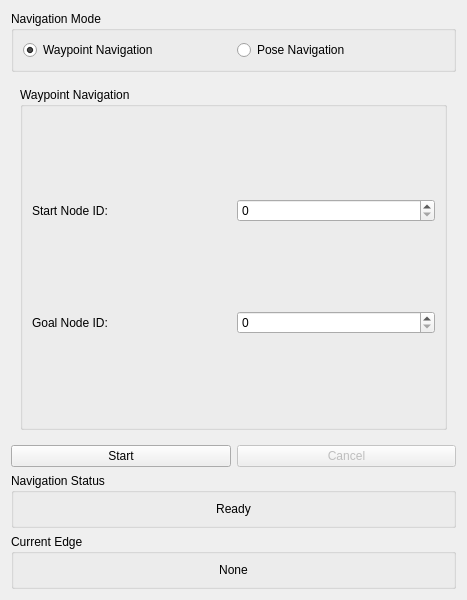
<?xml version="1.0" encoding="UTF-8"?>
<!--
 Copyright (c) 2024 John Chrosniak
 Licensed under the Apache License, Version 2.0 (the "License"); you may not
 use this file except in compliance with the License. You may obtain a copy of
 the License at
 http://www.apache.org/licenses/LICENSE-2.0
 Unless required by applicable law or agreed to in writing, software
 distributed under the License is distributed on an "AS IS" BASIS, WITHOUT
 WARRANTIES OR CONDITIONS OF ANY KIND, either express or implied. See the
 License for the specific language governing permissions and limitations under
 the License.
-->

<ui version="4.0">
 <class>roadnet_nav_tool</class>
 <widget class="QWidget" name="roadnet_nav_tool">
  <property name="geometry">
   <rect>
    <x>0</x>
    <y>0</y>
    <width>400</width>
    <height>600</height>
   </rect>
  </property>
  <property name="windowTitle">
   <string>Roadnet Navigation</string>
  </property>
  <layout class="QVBoxLayout" name="verticalLayout_main">
   <item>
    <widget class="QGroupBox" name="navigation_mode_group">
     <property name="title">
      <string>Navigation Mode</string>
     </property>
     <layout class="QHBoxLayout" name="horizontalLayout_mode">
      <item>
       <widget class="QRadioButton" name="waypoint_mode_radio">
        <property name="text">
         <string>Waypoint Navigation</string>
        </property>
        <property name="checked">
         <bool>true</bool>
        </property>
       </widget>
      </item>
      <item>
       <widget class="QRadioButton" name="pose_mode_radio">
        <property name="text">
         <string>Pose Navigation</string>
        </property>
       </widget>
      </item>
     </layout>
    </widget>
   </item>
   <item>
    <widget class="QStackedWidget" name="navigation_stacked_widget">
     <property name="currentIndex">
      <number>0</number>
     </property>
     <widget class="QWidget" name="waypoint_page">
      <layout class="QVBoxLayout" name="verticalLayout_waypoint">
       <item>
        <widget class="QGroupBox" name="waypoint_group">
         <property name="title">
          <string>Waypoint Navigation</string>
         </property>
         <layout class="QGridLayout" name="gridLayout_waypoint">
          <item row="0" column="0">
           <widget class="QLabel" name="start_id_label">
            <property name="text">
             <string>Start Node ID:</string>
            </property>
           </widget>
          </item>
          <item row="0" column="1">
           <widget class="QSpinBox" name="start_id_spin">
            <property name="minimum">
             <number>0</number>
            </property>
            <property name="maximum">
             <number>9999</number>
            </property>
           </widget>
          </item>
          <item row="1" column="0">
           <widget class="QLabel" name="goal_id_label">
            <property name="text">
             <string>Goal Node ID:</string>
            </property>
           </widget>
          </item>
          <item row="1" column="1">
           <widget class="QSpinBox" name="goal_id_spin">
            <property name="minimum">
             <number>0</number>
            </property>
            <property name="maximum">
             <number>9999</number>
            </property>
           </widget>
          </item>
         </layout>
        </widget>
       </item>
      </layout>
     </widget>
     <widget class="QWidget" name="pose_page">
      <layout class="QVBoxLayout" name="verticalLayout_pose">
       <item>
        <widget class="QGroupBox" name="pose_group">
         <property name="title">
          <string>Pose Navigation</string>
         </property>
         <layout class="QGridLayout" name="gridLayout_pose">
          <item row="0" column="0">
           <widget class="QLabel" name="position_label">
            <property name="text">
             <string>Position:</string>
            </property>
           </widget>
          </item>
          <item row="0" column="1">
           <layout class="QHBoxLayout" name="horizontalLayout_position">
            <item>
             <widget class="QLabel" name="x_label">
              <property name="text">
               <string>X:</string>
              </property>
             </widget>
            </item>
            <item>
             <widget class="QDoubleSpinBox" name="position_x_spin">
              <property name="decimals">
               <number>3</number>
              </property>
              <property name="minimum">
               <double>-1000.000000000000000</double>
              </property>
              <property name="maximum">
               <double>1000.000000000000000</double>
              </property>
              <property name="singleStep">
               <double>0.100000000000000</double>
              </property>
             </widget>
            </item>
            <item>
             <widget class="QLabel" name="y_label">
              <property name="text">
               <string>Y:</string>
              </property>
             </widget>
            </item>
            <item>
             <widget class="QDoubleSpinBox" name="position_y_spin">
              <property name="decimals">
               <number>3</number>
              </property>
              <property name="minimum">
               <double>-1000.000000000000000</double>
              </property>
              <property name="maximum">
               <double>1000.000000000000000</double>
              </property>
              <property name="singleStep">
               <double>0.100000000000000</double>
              </property>
             </widget>
            </item>
            <item>
             <widget class="QLabel" name="z_label">
              <property name="text">
               <string>Z:</string>
              </property>
             </widget>
            </item>
            <item>
             <widget class="QDoubleSpinBox" name="position_z_spin">
              <property name="decimals">
               <number>3</number>
              </property>
              <property name="minimum">
               <double>-1000.000000000000000</double>
              </property>
              <property name="maximum">
               <double>1000.000000000000000</double>
              </property>
              <property name="singleStep">
               <double>0.100000000000000</double>
              </property>
             </widget>
            </item>
           </layout>
          </item>
          <item row="1" column="0">
           <widget class="QLabel" name="orientation_label">
            <property name="text">
             <string>Orientation:</string>
            </property>
           </widget>
          </item>
          <item row="1" column="1">
           <layout class="QHBoxLayout" name="horizontalLayout_orientation">
            <item>
             <widget class="QLabel" name="qx_label">
              <property name="text">
               <string>X:</string>
              </property>
             </widget>
            </item>
            <item>
             <widget class="QDoubleSpinBox" name="orientation_x_spin">
              <property name="decimals">
               <number>3</number>
              </property>
              <property name="minimum">
               <double>-1.000000000000000</double>
              </property>
              <property name="maximum">
               <double>1.000000000000000</double>
              </property>
              <property name="singleStep">
               <double>0.100000000000000</double>
              </property>
             </widget>
            </item>
            <item>
             <widget class="QLabel" name="qy_label">
              <property name="text">
               <string>Y:</string>
              </property>
             </widget>
            </item>
            <item>
             <widget class="QDoubleSpinBox" name="orientation_y_spin">
              <property name="decimals">
               <number>3</number>
              </property>
              <property name="minimum">
               <double>-1.000000000000000</double>
              </property>
              <property name="maximum">
               <double>1.000000000000000</double>
              </property>
              <property name="singleStep">
               <double>0.100000000000000</double>
              </property>
             </widget>
            </item>
            <item>
             <widget class="QLabel" name="qz_label">
              <property name="text">
               <string>Z:</string>
              </property>
             </widget>
            </item>
            <item>
             <widget class="QDoubleSpinBox" name="orientation_z_spin">
              <property name="decimals">
               <number>3</number>
              </property>
              <property name="minimum">
               <double>-1.000000000000000</double>
              </property>
              <property name="maximum">
               <double>1.000000000000000</double>
              </property>
              <property name="singleStep">
               <double>0.100000000000000</double>
              </property>
             </widget>
            </item>
            <item>
             <widget class="QLabel" name="qw_label">
              <property name="text">
               <string>W:</string>
              </property>
             </widget>
            </item>
            <item>
             <widget class="QDoubleSpinBox" name="orientation_w_spin">
              <property name="decimals">
               <number>3</number>
              </property>
              <property name="minimum">
               <double>-1.000000000000000</double>
              </property>
              <property name="maximum">
               <double>1.000000000000000</double>
              </property>
              <property name="singleStep">
               <double>0.100000000000000</double>
              </property>
              <property name="value">
               <double>1.000000000000000</double>
              </property>
             </widget>
            </item>
           </layout>
          </item>
         </layout>
        </widget>
       </item>
      </layout>
     </widget>
    </widget>
   </item>
   <item>
    <layout class="QHBoxLayout" name="horizontalLayout_buttons">
     <item>
      <widget class="QPushButton" name="start_button">
       <property name="text">
        <string>Start</string>
       </property>
       <property name="enabled">
        <bool>true</bool>
       </property>
      </widget>
     </item>
     <item>
      <widget class="QPushButton" name="cancel_button">
       <property name="text">
        <string>Cancel</string>
       </property>
       <property name="enabled">
        <bool>false</bool>
       </property>
      </widget>
     </item>
    </layout>
   </item>
   <item>
    <widget class="QGroupBox" name="status_group">
     <property name="title">
      <string>Navigation Status</string>
     </property>
     <layout class="QVBoxLayout" name="verticalLayout_status">
      <item>
       <widget class="QLabel" name="status_label">
        <property name="text">
         <string>Ready</string>
        </property>
        <property name="alignment">
         <set>Qt::AlignCenter</set>
        </property>
        <property name="wordWrap">
         <bool>true</bool>
        </property>
       </widget>
      </item>
     </layout>
    </widget>
   </item>
   <item>
    <widget class="QGroupBox" name="edge_group">
     <property name="title">
      <string>Current Edge</string>
     </property>
     <layout class="QVBoxLayout" name="verticalLayout_edge">
      <item>
       <widget class="QLabel" name="current_edge_label">
        <property name="text">
         <string>None</string>
        </property>
        <property name="alignment">
         <set>Qt::AlignCenter</set>
        </property>
        <property name="wordWrap">
         <bool>true</bool>
        </property>
       </widget>
      </item>
     </layout>
    </widget>
   </item>
  </layout>
 </widget>
 <resources/>
 <connections/>
</ui>
